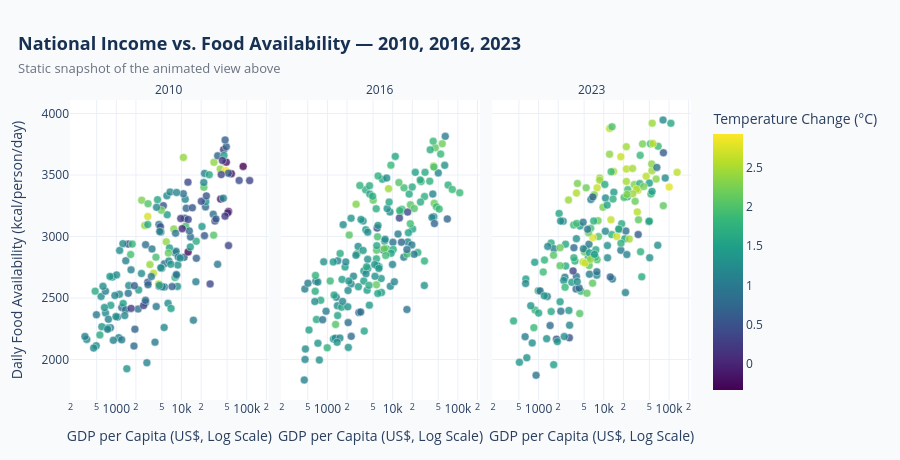

Notebook cell for this chart:
### Markdown cell above
**Static snapshot** (for PDF / slide export, where the animation above renders as a single frame):

### Code cell
# ==========================================================
# AQ1 - Static Snapshot (2010 / 2016 / 2023) for PDF/print export
# ==========================================================

snapshot_years = [2010, 2016, 2023]
aq1_snapshot = aq1_df[aq1_df["Year"].isin(snapshot_years)]

fig_static = px.scatter(
    aq1_snapshot,
    x="GDP_per_Capita",
    y="Calories_per_Capita",
    color="Temperature_Change",
    facet_col="Year",
    hover_name="Country",
    log_x=True,
    color_continuous_scale="Viridis",
    labels={
        "GDP_per_Capita": "GDP per Capita (US$, Log Scale)",
        "Calories_per_Capita": "Daily Food Availability (kcal/person/day)",
        "Temperature_Change": "Temperature Change (°C)"
    }
)

fig_static.update_traces(marker=dict(size=8, opacity=0.8, line=dict(width=0.5, color="white")))

fig_static.update_layout(
    template="plotly_white",
    height=460,
    paper_bgcolor=BG,
    plot_bgcolor="white",
    title=dict(
        text="<b>National Income vs. Food Availability — 2010, 2016, 2023</b>"
             "<br><span style='font-size:13px;color:#6B7280'>Static snapshot of the animated view above</span>",
        x=0.02, font=dict(size=18, color=COLOR_NAVY)
    ),
    margin=dict(l=70, r=40, t=100, b=60)
)
fig_static.for_each_annotation(lambda a: a.update(text=a.text.split("=")[-1]))

fig_static.show(config={"displayModeBar": False})

### Figure 1 — Plotly figure (JSON) as saved in the notebook; plotly's stock layout.template omitted (floating-point values rounded to 4 significant figures; data arrays with more than 128 entries replaced by an {"elided": "..."} marker saying what was removed)
{"data": [{"hovertemplate": "<b>%{hovertext}</b><br><br>Year=2010<br>GDP per Capita (US$, Log Scale)=%{x}<br>Daily Food Availability (kcal/person/day)=%{y}<br>Temperature Change (°C)=%{marker.color}<extra></extra>", "hovertext": {"elided": "166 str values"}, "legendgroup": "", "marker": {"color": {"elided": "166 float values"}, "coloraxis": "coloraxis", "line": {"color": "white", "width": 0.5}, "opacity": 0.8, "size": 8, "symbol": "circle"}, "mode": "markers", "name": "", "orientation": "v", "showlegend": false, "type": "scatter", "x": {"elided": "166 float values"}, "xaxis": "x", "y": {"elided": "166 float values"}, "yaxis": "y"}, {"hovertemplate": "<b>%{hovertext}</b><br><br>Year=2016<br>GDP per Capita (US$, Log Scale)=%{x}<br>Daily Food Availability (kcal/person/day)=%{y}<br>Temperature Change (°C)=%{marker.color}<extra></extra>", "hovertext": {"elided": "167 str values"}, "legendgroup": "", "marker": {"color": {"elided": "167 float values"}, "coloraxis": "coloraxis", "line": {"color": "white", "width": 0.5}, "opacity": 0.8, "size": 8, "symbol": "circle"}, "mode": "markers", "name": "", "orientation": "v", "showlegend": false, "type": "scatter", "x": {"elided": "167 float values"}, "xaxis": "x2", "y": {"elided": "167 float values"}, "yaxis": "y2"}, {"hovertemplate": "<b>%{hovertext}</b><br><br>Year=2023<br>GDP per Capita (US$, Log Scale)=%{x}<br>Daily Food Availability (kcal/person/day)=%{y}<br>Temperature Change (°C)=%{marker.color}<extra></extra>", "hovertext": {"elided": "172 str values"}, "legendgroup": "", "marker": {"color": {"elided": "172 float values"}, "coloraxis": "coloraxis", "line": {"color": "white", "width": 0.5}, "opacity": 0.8, "size": 8, "symbol": "circle"}, "mode": "markers", "name": "", "orientation": "v", "showlegend": false, "type": "scatter", "x": {"elided": "172 float values"}, "xaxis": "x3", "y": {"elided": "172 float values"}, "yaxis": "y3"}], "layout": {"annotations": [{"font": {}, "showarrow": false, "text": "2010", "x": 0.16, "xanchor": "center", "xref": "paper", "y": 1, "yanchor": "bottom", "yref": "paper"}, {"font": {}, "showarrow": false, "text": "2016", "x": 0.5, "xanchor": "center", "xref": "paper", "y": 1, "yanchor": "bottom", "yref": "paper"}, {"font": {}, "showarrow": false, "text": "2023", "x": 0.84, "xanchor": "center", "xref": "paper", "y": 1, "yanchor": "bottom", "yref": "paper"}], "coloraxis": {"colorbar": {"title": {"text": "Temperature Change (°C)"}}, "colorscale": [[0, "#440154"], [0.1111, "#482878"], [0.2222, "#3e4989"], [0.3333, "#31688e"], [0.4444, "#26828e"], [0.5556, "#1f9e89"], [0.6667, "#35b779"], [0.7778, "#6ece58"], [0.8889, "#b5de2b"], [1, "#fde725"]]}, "height": 460, "legend": {"tracegroupgap": 0}, "margin": {"b": 60, "l": 70, "r": 40, "t": 100}, "paper_bgcolor": "#F8FAFC", "plot_bgcolor": "white", "title": {"font": {"color": "#183153", "size": 18}, "text": "<b>National Income vs. Food Availability — 2010, 2016, 2023</b><br><span style='font-size:13px;color:#6B7280'>Static snapshot of the animated view above</span>", "x": 0.02}, "xaxis": {"anchor": "y", "domain": [0, 0.32], "title": {"text": "GDP per Capita (US$, Log Scale)"}, "type": "log"}, "xaxis2": {"anchor": "y2", "domain": [0.34, 0.66], "matches": "x", "title": {"text": "GDP per Capita (US$, Log Scale)"}, "type": "log"}, "xaxis3": {"anchor": "y3", "domain": [0.68, 1.0], "matches": "x", "title": {"text": "GDP per Capita (US$, Log Scale)"}, "type": "log"}, "yaxis": {"anchor": "x", "domain": [0, 1], "title": {"text": "Daily Food Availability (kcal/person/day)"}}, "yaxis2": {"anchor": "x2", "domain": [0, 1], "matches": "y", "showticklabels": false}, "yaxis3": {"anchor": "x3", "domain": [0, 1], "matches": "y", "showticklabels": false}}}
